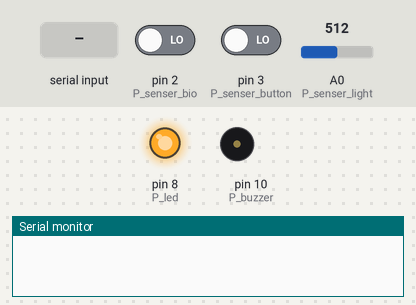
A sketch run on a simulated Arduino Uno, built with avr-gcc and run on an emulated ATmega328P. On the bench: output pins drawn as LEDs (lit = HIGH), buzzer (waves = sounding), the last lines printed to the serial monitor. The inputs (shaded band) are chosen by the test bench; at power-on: pin 3 (P_senser_button) LOW, pin 2 (P_senser_bio) LOW, A0 (P_senser_light) = 512.

Above: at 1.2 s.
1.3 s: "led off" received over Serial
At 3.1 s:
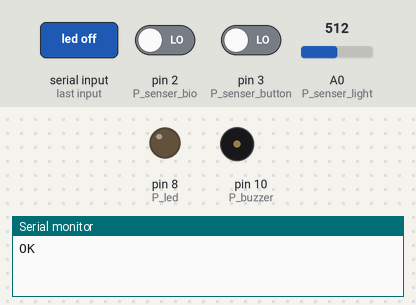
3.8 s: pin 3 (P_senser_button) driven HIGH
At 5.0 s:
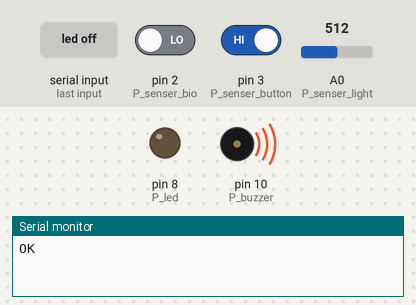
5.3 s: "led on" received over Serial
At 7.4 s:
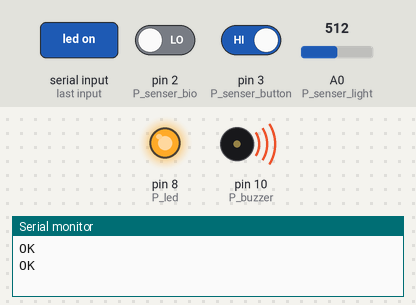
7.8 s: pin 3 (P_senser_button) driven LOW
At 9.7 s:
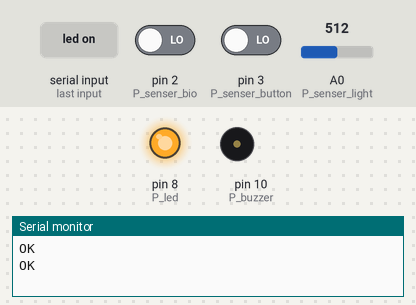
Timing chart, 0 to 10.9 s (numbered marks = the images above; inputs shaded):
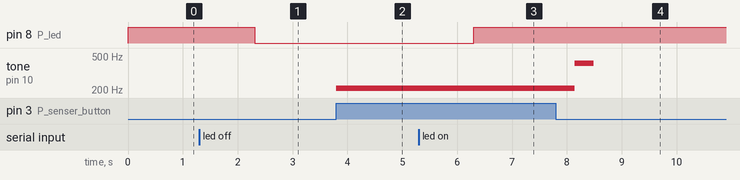

Measured:
- after the input at 1.3 s, pin 8 (P_led): HIGH → LOW after 1.0 s
- after the input at 3.8 s, tone on pin 10 (P_buzzer): silent → 210 Hz at once
- after the input at 5.3 s, pin 8 (P_led): LOW → HIGH after 1.0 s
- after the input at 7.8 s, tone on pin 10 (P_buzzer): 210 Hz → 410 Hz after 0.35 s, → silent 0.35 s later

The sketch:

Detect_Button.ino
```cpp
unsigned int P_led = 8;
unsigned int P_bulb = 9;
unsigned int P_buzzer = 10;
unsigned int P_senser_light = A0;
unsigned int P_senser_bio = 2;
unsigned int P_senser_button = 3;

bool C_led_auto = true;

int D_sense_light;
int D_sense_bio;
int D_sense_button;

int V_buzzer_lifetime = 0;

void setup() {
  Serial.begin(9600);
  pinMode(P_led, OUTPUT);
  pinMode(P_bulb, OUTPUT);
  pinMode(P_buzzer, OUTPUT);
  pinMode(P_senser_light, INPUT);
  pinMode(P_senser_bio, INPUT);
  pinMode(P_senser_button, INPUT);
  pinMode(P_bulb, INPUT);
  digitalWrite(P_led, HIGH);
}

void loop() {
    if (Serial.available())
    {
        String read_line = Serial.readString();
        if (read_line == "led on")
        {
          Serial.println("OK");
          digitalWrite(P_led, HIGH);
          C_led_auto = false;
        }
        else if (read_line == "led off")
        {
          Serial.println("OK");
          digitalWrite(P_led, LOW);
          C_led_auto = false;
        }
        else if (read_line == "led auto")
        {
          Serial.println("OK");
          C_led_auto = true;
        }
        else if (read_line == "bulb on")
        {
          Serial.println("OK");
          digitalWrite(P_bulb, HIGH);
        }
        else if (read_line == "bulb off")
        {
          Serial.println("OK");
          digitalWrite(P_bulb, LOW);
        }
        else
        {
          Serial.print("Sorry That isn;t command : ");
          Serial.println(read_line);
        }
    }

    D_sense_light =  analogRead(P_senser_light);
    D_sense_bio = digitalRead(P_senser_bio);
    D_sense_button = digitalRead(P_senser_button);

    if (D_sense_button == HIGH)
    {
      V_buzzer_lifetime = 600;
    }

    if (V_buzzer_lifetime > 0)
    {
      if (V_buzzer_lifetime > 300)
      {
        tone(P_buzzer, 210);
      }
      else
      {
        tone(P_buzzer, 410);
      }
      --V_buzzer_lifetime;
      delay(1);
    }
    else
    {
      noTone(P_buzzer);
    }


    if (C_led_auto)
    {
      if (D_sense_bio == HIGH)
      {
          digitalWrite(P_led, LOW);
      }
      else
      {
          digitalWrite(P_led, HIGH);
      }
    }
}
```
